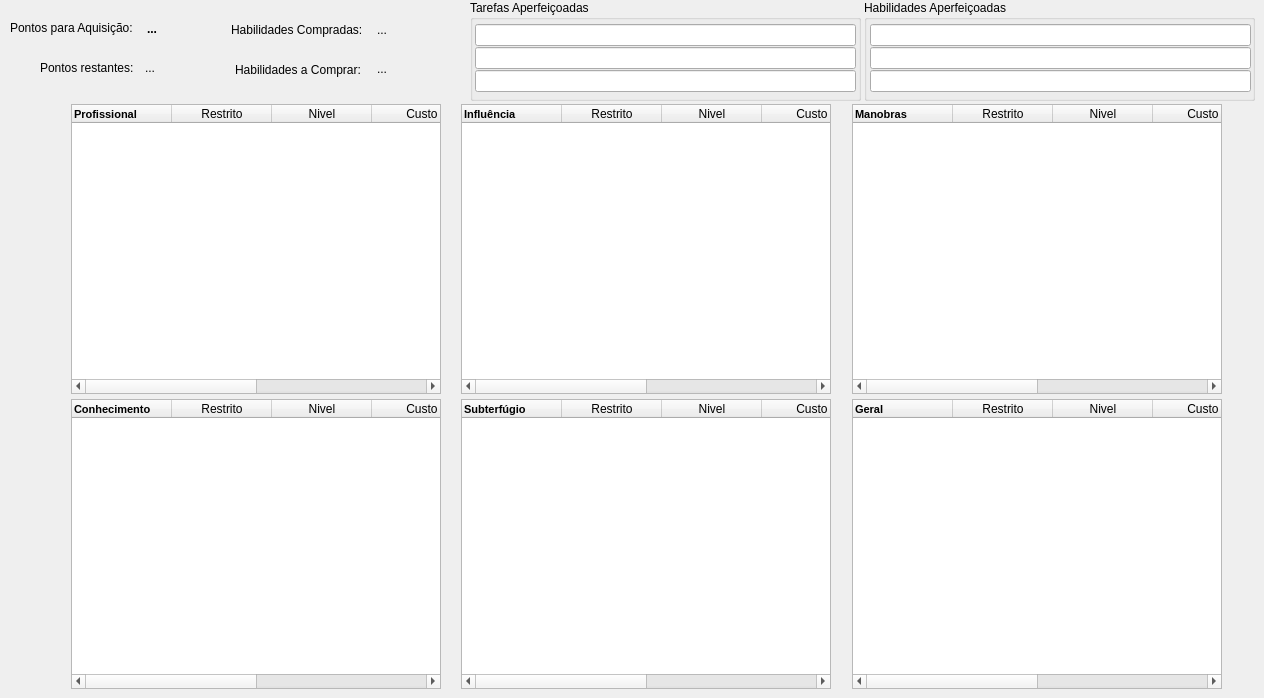
    <widget class="QWidget" name="tab_3">
     <attribute name="icon">
      <iconset resource="../../Imagens/ico/icones.qrc">
       <normaloff>:/abas/wrench.png</normaloff>:/abas/wrench.png</iconset>
     </attribute>
     <attribute name="title">
      <string>Habilidades</string>
     </attribute>
     <widget class="QLabel" name="label_135">
      <property name="geometry">
       <rect>
        <x>10</x>
        <y>20</y>
        <width>141</width>
        <height>16</height>
       </rect>
      </property>
      <property name="text">
       <string>Pontos para Aquisição:</string>
      </property>
     </widget>
     <widget class="QLabel" name="label_136">
      <property name="geometry">
       <rect>
        <x>40</x>
        <y>60</y>
        <width>101</width>
        <height>16</height>
       </rect>
      </property>
      <property name="text">
       <string>Pontos restantes:</string>
      </property>
     </widget>
     <widget class="QLabel" name="label_137">
      <property name="geometry">
       <rect>
        <x>231</x>
        <y>22</y>
        <width>151</width>
        <height>16</height>
       </rect>
      </property>
      <property name="text">
       <string>Habilidades Compradas:</string>
      </property>
     </widget>
     <widget class="QLabel" name="label_138">
      <property name="geometry">
       <rect>
        <x>235</x>
        <y>62</y>
        <width>141</width>
        <height>16</height>
       </rect>
      </property>
      <property name="text">
       <string>Habilidades a Comprar:</string>
      </property>
     </widget>
     <widget class="QGroupBox" name="groupBox_7">
      <property name="geometry">
       <rect>
        <x>470</x>
        <y>0</y>
        <width>391</width>
        <height>101</height>
       </rect>
      </property>
      <property name="title">
       <string>Tarefas Aperfeiçoadas</string>
      </property>
      <widget class="QLineEdit" name="lineEdit">
       <property name="geometry">
        <rect>
         <x>5</x>
         <y>24</y>
         <width>381</width>
         <height>22</height>
        </rect>
       </property>
      </widget>
      <widget class="QLineEdit" name="lineEdit_2">
       <property name="geometry">
        <rect>
         <x>5</x>
         <y>47</y>
         <width>381</width>
         <height>22</height>
        </rect>
       </property>
      </widget>
      <widget class="QLineEdit" name="lineEdit_3">
       <property name="geometry">
        <rect>
         <x>5</x>
         <y>70</y>
         <width>381</width>
         <height>22</height>
        </rect>
       </property>
      </widget>
     </widget>
     <widget class="QGroupBox" name="groupBox_8">
      <property name="geometry">
       <rect>
        <x>864</x>
        <y>0</y>
        <width>391</width>
        <height>101</height>
       </rect>
      </property>
      <property name="title">
       <string>Habilidades Aperfeiçoadas</string>
      </property>
      <widget class="QLineEdit" name="lineEdit_4">
       <property name="geometry">
        <rect>
         <x>6</x>
         <y>47</y>
         <width>381</width>
         <height>22</height>
        </rect>
       </property>
      </widget>
      <widget class="QLineEdit" name="lineEdit_5">
       <property name="geometry">
        <rect>
         <x>6</x>
         <y>70</y>
         <width>381</width>
         <height>22</height>
        </rect>
       </property>
      </widget>
      <widget class="QLineEdit" name="lineEdit_6">
       <property name="geometry">
        <rect>
         <x>6</x>
         <y>24</y>
         <width>381</width>
         <height>22</height>
        </rect>
       </property>
      </widget>
     </widget>
     <widget class="QLabel" name="lblHabilidadeCompradas">
      <property name="geometry">
       <rect>
        <x>377</x>
        <y>22</y>
        <width>55</width>
        <height>16</height>
       </rect>
      </property>
      <property name="text">
       <string>...</string>
      </property>
     </widget>
     <widget class="QLabel" name="lblHabilidadeComprar">
      <property name="geometry">
       <rect>
        <x>377</x>
        <y>61</y>
        <width>55</width>
        <height>16</height>
       </rect>
      </property>
      <property name="text">
       <string>...</string>
      </property>
     </widget>
     <widget class="QLabel" name="lblPontosRestantes_2">
      <property name="geometry">
       <rect>
        <x>145</x>
        <y>60</y>
        <width>71</width>
        <height>16</height>
       </rect>
      </property>
      <property name="text">
       <string>...</string>
      </property>
     </widget>
     <widget class="QLabel" name="lblPontosAquisicao">
      <property name="geometry">
       <rect>
        <x>147</x>
        <y>21</y>
        <width>70</width>
        <height>16</height>
       </rect>
      </property>
      <property name="font">
       <font>
        <weight>75</weight>
        <bold>true</bold>
       </font>
      </property>
      <property name="text">
       <string>...</string>
      </property>
     </widget>
     <widget class="QTableWidget" name="tblProfissional">
      <property name="geometry">
       <rect>
        <x>71</x>
        <y>104</y>
        <width>370</width>
        <height>290</height>
       </rect>
      </property>
      <property name="styleSheet">
       <string notr="true">font: 7pt &quot;Arial&quot;;</string>
      </property>
      <column>
       <property name="text">
        <string>Profissional</string>
       </property>
       <property name="font">
        <font>
         <pointsize>8</pointsize>
         <weight>75</weight>
         <bold>true</bold>
        </font>
       </property>
       <property name="textAlignment">
        <set>AlignLeading|AlignVCenter</set>
       </property>
      </column>
      <column>
       <property name="text">
        <string>Restrito</string>
       </property>
      </column>
      <column>
       <property name="text">
        <string>Nivel</string>
       </property>
      </column>
      <column>
       <property name="text">
        <string>Custo</string>
       </property>
      </column>
      <column>
       <property name="text">
        <string>Ajuste</string>
       </property>
      </column>
      <column>
       <property name="text">
        <string>Total</string>
       </property>
      </column>
     </widget>
     <widget class="QTableWidget" name="tblConhecimento">
      <property name="geometry">
       <rect>
        <x>71</x>
        <y>399</y>
        <width>370</width>
        <height>290</height>
       </rect>
      </property>
      <property name="styleSheet">
       <string notr="true">font: 7pt &quot;Arial&quot;;</string>
      </property>
      <column>
       <property name="text">
        <string>Conhecimento</string>
       </property>
       <property name="font">
        <font>
         <pointsize>8</pointsize>
         <weight>75</weight>
         <bold>true</bold>
        </font>
       </property>
       <property name="textAlignment">
        <set>AlignLeading|AlignVCenter</set>
       </property>
      </column>
      <column>
       <property name="text">
        <string>Restrito</string>
       </property>
      </column>
      <column>
       <property name="text">
        <string>Nivel</string>
       </property>
      </column>
      <column>
       <property name="text">
        <string>Custo</string>
       </property>
      </column>
      <column>
       <property name="text">
        <string>Ajuste</string>
       </property>
      </column>
      <column>
       <property name="text">
        <string>Total</string>
       </property>
      </column>
     </widget>
     <widget class="QTableWidget" name="tblSubterfugio">
      <property name="geometry">
       <rect>
        <x>461</x>
        <y>399</y>
        <width>370</width>
        <height>290</height>
       </rect>
      </property>
      <property name="styleSheet">
       <string notr="true">font: 7pt &quot;Arial&quot;;</string>
      </property>
      <column>
       <property name="text">
        <string>Subterfúgio</string>
       </property>
       <property name="font">
        <font>
         <pointsize>8</pointsize>
         <weight>75</weight>
         <bold>true</bold>
        </font>
       </property>
       <property name="textAlignment">
        <set>AlignLeading|AlignVCenter</set>
       </property>
      </column>
      <column>
       <property name="text">
        <string>Restrito</string>
       </property>
      </column>
      <column>
       <property name="text">
        <string>Nivel</string>
       </property>
      </column>
      <column>
       <property name="text">
        <string>Custo</string>
       </property>
      </column>
      <column>
       <property name="text">
        <string>Ajuste</string>
       </property>
      </column>
      <column>
       <property name="text">
        <string>Total</string>
       </property>
      </column>
     </widget>
     <widget class="QTableWidget" name="tblInfluencia">
      <property name="geometry">
       <rect>
        <x>461</x>
        <y>104</y>
        <width>370</width>
        <height>290</height>
       </rect>
      </property>
      <property name="styleSheet">
       <string notr="true">font: 7pt &quot;Arial&quot;;</string>
      </property>
      <column>
       <property name="text">
        <string>Influência</string>
       </property>
       <property name="font">
        <font>
         <pointsize>8</pointsize>
         <weight>75</weight>
         <bold>true</bold>
        </font>
       </property>
       <property name="textAlignment">
        <set>AlignLeading|AlignVCenter</set>
       </property>
      </column>
      <column>
       <property name="text">
        <string>Restrito</string>
       </property>
      </column>
      <column>
       <property name="text">
        <string>Nivel</string>
       </property>
      </column>
      <column>
       <property name="text">
        <string>Custo</string>
       </property>
      </column>
      <column>
       <property name="text">
        <string>Ajuste</string>
       </property>
      </column>
      <column>
       <property name="text">
        <string>Total</string>
       </property>
      </column>
     </widget>
     <widget class="QTableWidget" name="tblGeral">
      <property name="geometry">
       <rect>
        <x>852</x>
        <y>399</y>
        <width>370</width>
        <height>290</height>
       </rect>
      </property>
      <property name="styleSheet">
       <string notr="true">font: 7pt &quot;Arial&quot;;</string>
      </property>
      <column>
       <property name="text">
        <string>Geral</string>
       </property>
       <property name="font">
        <font>
         <pointsize>8</pointsize>
         <weight>75</weight>
         <bold>true</bold>
        </font>
       </property>
       <property name="textAlignment">
        <set>AlignLeading|AlignVCenter</set>
       </property>
      </column>
      <column>
       <property name="text">
        <string>Restrito</string>
       </property>
      </column>
      <column>
       <property name="text">
        <string>Nivel</string>
       </property>
      </column>
      <column>
       <property name="text">
        <string>Custo</string>
       </property>
      </column>
      <column>
       <property name="text">
        <string>Ajuste</string>
       </property>
      </column>
      <column>
       <property name="text">
        <string>Total</string>
       </property>
      </column>
     </widget>
     <widget class="QTableWidget" name="tblManobras">
      <property name="geometry">
       <rect>
        <x>852</x>
        <y>104</y>
        <width>370</width>
        <height>290</height>
       </rect>
      </property>
      <property name="styleSheet">
       <string notr="true">font: 7pt &quot;Arial&quot;;</string>
      </property>
      <column>
       <property name="text">
        <string>Manobras</string>
       </property>
       <property name="font">
        <font>
         <pointsize>8</pointsize>
         <weight>75</weight>
         <bold>true</bold>
        </font>
       </property>
       <property name="textAlignment">
        <set>AlignLeading|AlignVCenter</set>
       </property>
      </column>
      <column>
       <property name="text">
        <string>Restrito</string>
       </property>
      </column>
      <column>
       <property name="text">
        <string>Nivel</string>
       </property>
      </column>
      <column>
       <property name="text">
        <string>Custo</string>
       </property>
      </column>
      <column>
       <property name="text">
        <string>Ajuste</string>
       </property>
      </column>
      <column>
       <property name="text">
        <string>Total</string>
       </property>
      </column>
     </widget>
    </widget>
